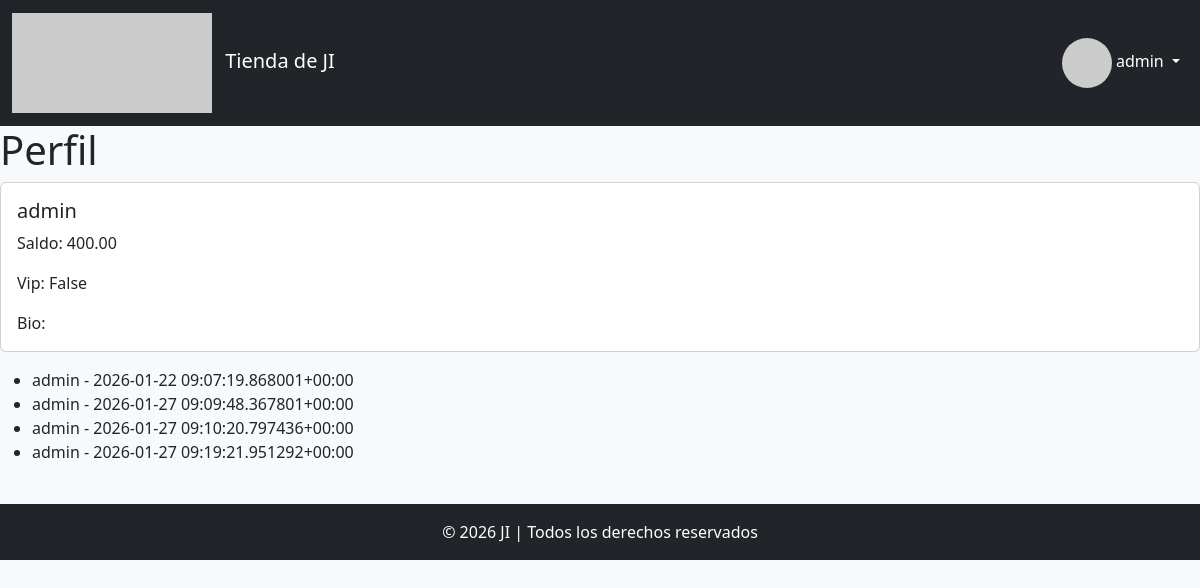
Before: /tienda/perfil (signed in) with the older database file.
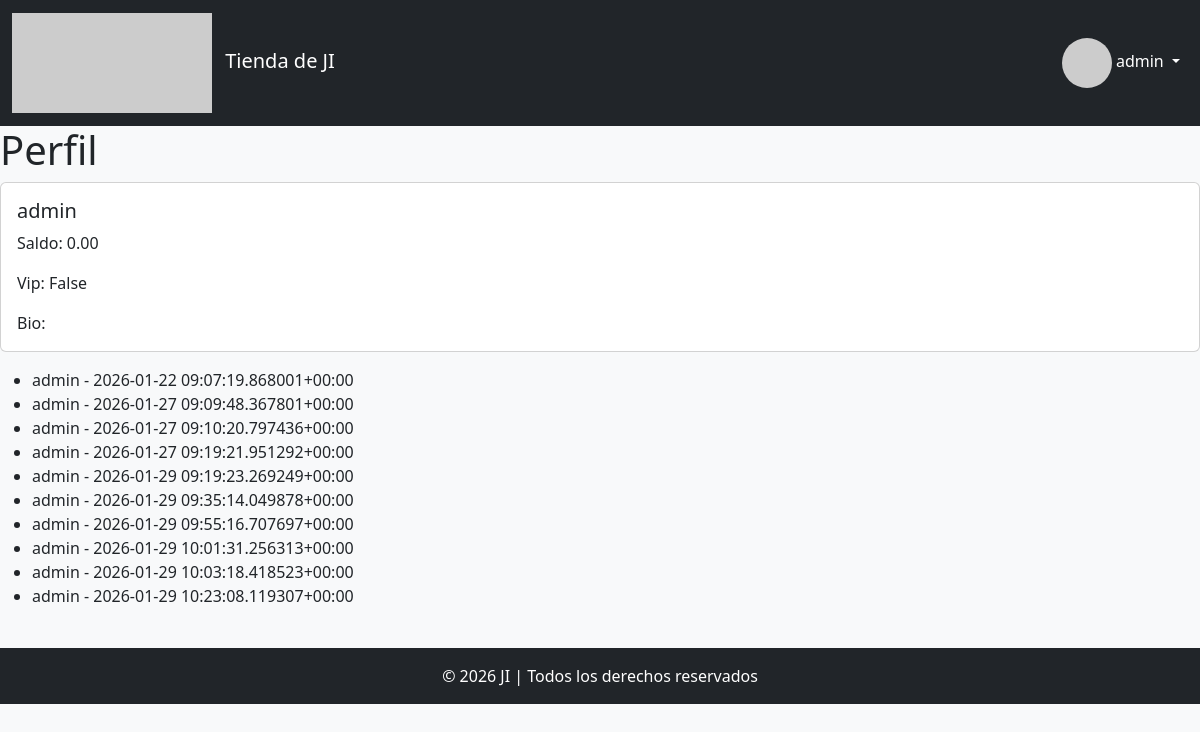
After: the same page with the newer database file.
### app/models.py (models this page shows)
class Usuario(AbstractUser):
    foto = models.ImageField(upload_to='usuario/', null=True, blank=True)
    vip = models.BooleanField(default=False)
    saldo = models.DecimalField(decimal_places=2, max_digits=12, default=0.00)
    bio = models.TextField(null=True, blank= True)
    def __str__(self):
        return f'{self.username}'
    class Meta:
        verbose_name = "Usuario"
        verbose_name_plural = "Usuarios"

class Compra(models.Model):
    class IvaChoices(models.Choices):
        SUPERREDUCIDO = '0.04', 'Superreducido 4%'
        REDUCIDO = '0.10', 'Reducido 10%'
        GENERAL = '0.21', 'General 21%'
    usuario = models.ForeignKey(Usuario,on_delete=models.CASCADE, related_name = 'compras')
    producto = models.ForeignKey(Producto,on_delete=models.CASCADE)
    unidades = models.PositiveIntegerField()
    fecha = models.DateTimeField(auto_now_add=True)
    importe = models.IntegerField()
    iva = models.DecimalField(default=0.21, decimal_places=2, max_digits=2)
    promocion = models.ForeignKey("Promocion", on_delete=models.SET_NULL, null=True, blank=True)
    def __str__(self):
        return f'{self.usuario} - {self.fecha}'
    class Meta:
        verbose_name = "Compra"
        verbose_name_plural = "Compras"
        unique_together = ['usuario','producto','fecha']

### app/views.py (the view)
# urls.py: path('perfil', PerfilView.as_view(), name='perfil'),
class PerfilView(TemplateView):
    template_name = "app/perfil.html"
    def get_context_data(self, **kwargs):
        contexto = super().get_context_data(**kwargs)
        contexto['compras'] = Compra.objects.filter(usuario = self.request.user)
        return contexto

### app/templates/app/perfil.html
{% extends "./base.html" %}
{% block contenido %}
<h1>Perfil</h1>
    <div class="card mb-3">
        <div class="card-body">
            <h5 class="card-title">{{ user.username }}</h5>
            <p class="card-text">Saldo: {{ user.saldo }}</p>
            <p class="card-text">Vip: {{ user.vip }}</p>
            <p class="card-text">Bio: {{ user.bio }}</p>
        </div>
    </div>
    <table>
        <ul>
            {% for compra in compras %}
                <li>{{compra}}</li>
            {% endfor %}
        </ul>
    </table>
{% endblock %}

### app/templates/app/base.html (shortened to what this page needs)
<!DOCTYPE html>
<html lang="es">
<head>
    <link href="https://cdn.jsdelivr.net/npm/bootstrap@5.3.0/dist/css/bootstrap.min.css" rel="stylesheet">
</head>
<body class="bg-light">
    <nav class="navbar navbar-expand-lg navbar-dark bg-dark">
        <div class="container-fluid">
            <a class="navbar-brand" href="">
                <img src="https://picsum.photos/200/100" alt="Logo" class="me-2"> Tienda de JI
            </a>
            <div class="collapse navbar-collapse justify-content-end" id="navbarNav">
                <ul class="navbar-nav">
                    <li class="nav-item dropdown">
                        <a class="nav-link dropdown-toggle text-white" href="" role="button" data-bs-toggle="dropdown">
                            <img src="https://picsum.photos/50/50" class="rounded-circle" alt="User"> {{user.username}}
                        </a>
                    </li>
                </ul>
            </div>
        </div>
    </nav>
    {% block contenido %}
    {% endblock %}
    <footer class="bg-dark text-white text-center py-3 mt-4">
        © 2026 JI | Todos los derechos reservados
    </footer>
</body>
</html>

Changed rows visible on the page:
changed Usuario "admin": saldo "400.00" → "0.00"
added Compra: usuario+fecha "admin - 2026-01-29 09:19:23.269249+00:00"
added Compra: usuario+fecha "admin - 2026-01-29 09:35:14.049878+00:00"
added Compra: usuario+fecha "admin - 2026-01-29 09:55:16.707697+00:00"
added Compra: usuario+fecha "admin - 2026-01-29 10:01:31.256313+00:00"
added Compra: usuario+fecha "admin - 2026-01-29 10:03:18.418523+00:00"
added Compra: usuario+fecha "admin - 2026-01-29 10:23:08.119307+00:00"
